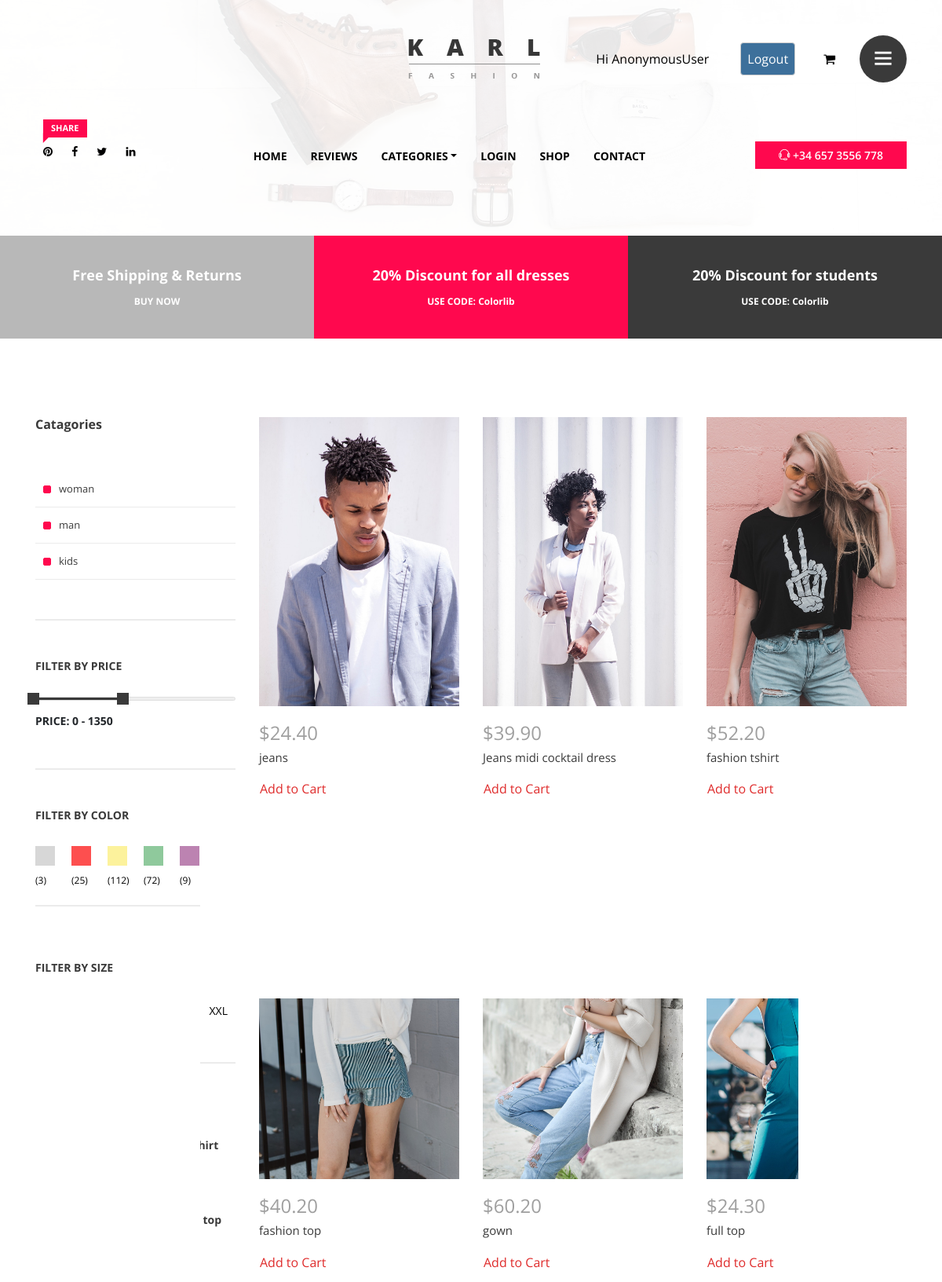
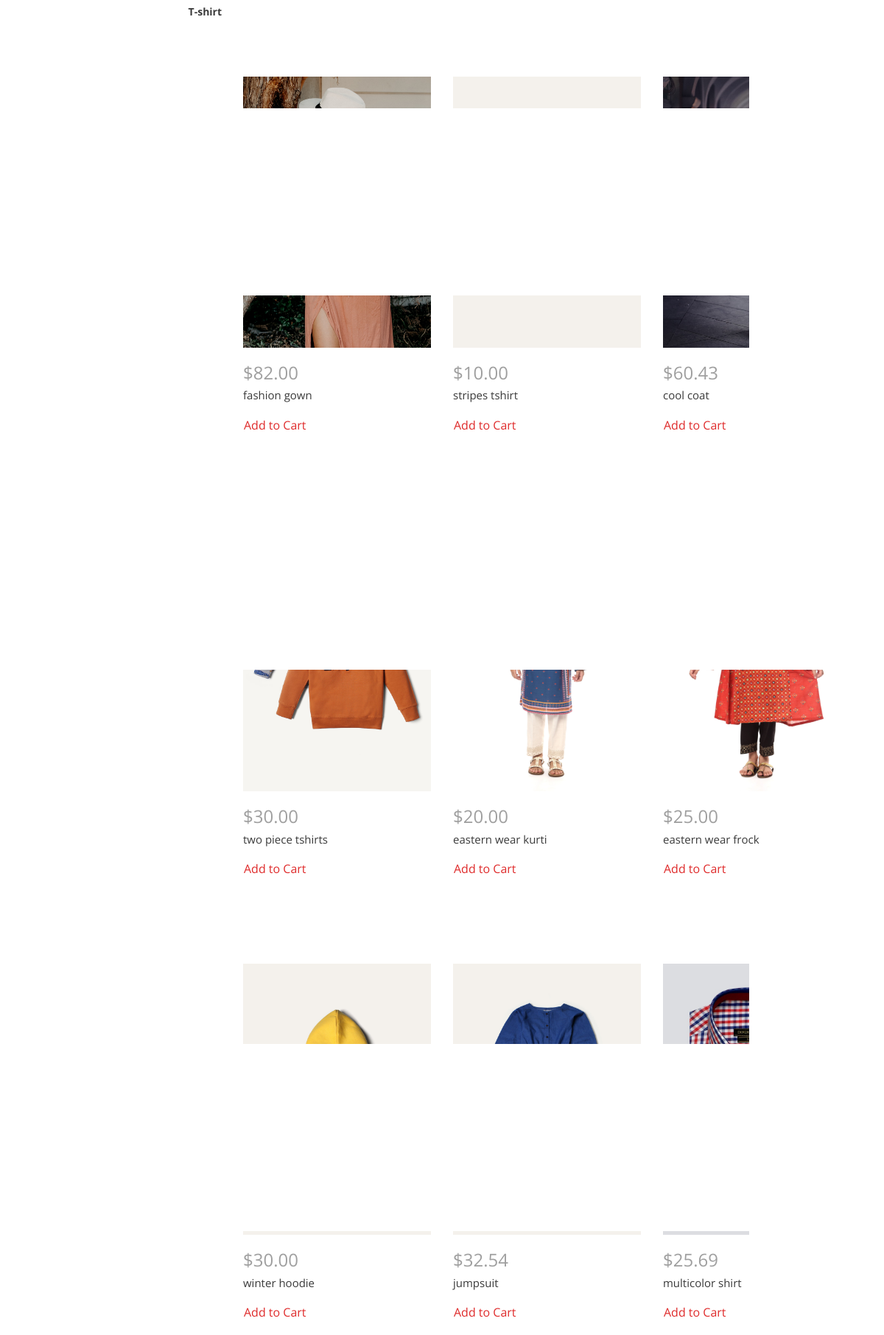
The app's page /shop/ (upper part) with its own data (2 pictures, top to bottom).
### karl_products/models.py (models this page shows, shortened)
class category(models.Model):
    name = models.CharField(max_length=10)

class product(models.Model):
    name = models.CharField(max_length=30)
    price= models.DecimalField(max_digits=10, decimal_places=2)
    color = models.CharField(max_length=10)
    detail = models.TextField(max_length=1000)
    featured = models.BooleanField()
    slug = models.SlugField(default="", null=False)
    category_id = models.ForeignKey('category',on_delete=models.CASCADE , related_name='product')
    image = models.ImageField(upload_to='static/img/product-img/',default='static/img/product-img/product-1.jpg')

### karl_products/views.py (the view)
# urls.py: path('shop/',views.shop, name='shop'),
def shop(request):
    data = category.objects.all()
    product_data = product.objects.all()
    return render(request, 'shop.html', {'category': data , 'product' : product_data})

### karl_products/context_processors.py (called while the page is built)
def cart_count(request):
    cart = Cart.objects.filter(user=request.user.id, active=True).first()
    count = cart.products.count() if cart else 0
    return {'cart_count': count}

### karl_products/templates/shop.html (shortened to what this page needs)
{% extends 'base.html' %}
{% block body %}
        <section class="shop_grid_area section_padding_100">
            <div class="container">
                <div class="row">
                    <div class="col-12 col-md-4 col-lg-3">
                        <div class="shop_sidebar_area">
                            <div class="widget catagory mb-50">
                                <div class="nav-side-menu">
                                    <h6 class="mb-0">Catagories</h6>
                                    <div class="menu-list">
                                        <ul id="menu-content2" class="menu-content collapse out">
                                            {% for category in category %}
                                            <li data-toggle="collapse" data-target="#women2">
                                                <a href="/category/{{ category.name }}">{{ category.name }}</a>
                                            </li>
                                            {% endfor %}
                                        </ul>
                                    </div>
                                </div>
                            </div>
                            <div class="widget price mb-50">
                                <h6 class="widget-title mb-30">Filter by Price</h6>
                                <div class="widget-desc">
                                    <div class="slider-range">
                                        <div data-min="0" data-max="3000" data-unit="$" class="slider-range-price ui-slider ui-slider-horizontal ui-widget ui-widget-content ui-corner-all" data-value-min="0" data-value-max="1350" data-label-result="Price:">
                                            <span class="ui-slider-handle ui-state-default ui-corner-all" tabindex="0"></span>
                                            <span class="ui-slider-handle ui-state-default ui-corner-all" tabindex="0"></span>
                                        </div>
                                        <div class="range-price">Price: 0 - 1350</div>
                                    </div>
                                </div>
                            </div>
                            <div class="widget color mb-70">
                                <h6 class="widget-title mb-30">Filter by Color</h6>
                                <div class="widget-desc">
                                    <ul class="d-flex justify-content-between">
                                        <li class="gray"><a href="#"><span>(3)</span></a></li>
                                        <li class="red"><a href="#"><span>(25)</span></a></li>
                                        <li class="yellow"><a href="#"><span>(112)</span></a></li>
                                        <li class="green"><a href="#"><span>(72)</span></a></li>
                                        <li class="teal"><a href="#"><span>(9)</span></a></li>
                                        <li class="cyan"><a href="#"><span>(29)</span></a></li>
                                    </ul>
                                </div>
                            </div>
                            <div class="widget size mb-50">
                                <h6 class="widget-title mb-30">Filter by Size</h6>
                                <div class="widget-desc">
                                    <ul class="d-flex justify-content-between">
                                        <li><a href="#">XS</a></li>
                                        <li><a href="#">S</a></li>
                                        <li><a href="#">M</a></li>
                                        <li><a href="#">L</a></li>
                                        <li><a href="#">XL</a></li>
                                        <li><a href="#">XXL</a></li>
                                    </ul>
                                </div>
                            </div>
                            <div class="widget recommended">
                                <h6 class="widget-title mb-30">Recommended</h6>
                                <div class="widget-desc">
                                    <div class="single-recommended-product d-flex mb-30">
                                        <div class="single-recommended-thumb mr-3">
                                        </div>
                                        <div class="single-recommended-desc">
                                            <h6>Men’s T-shirt</h6>
                                            <p>$ 39.99</p>
                                        </div>
                                    </div>
                                    <div class="single-recommended-product d-flex mb-30">
                                        <div class="single-recommended-thumb mr-3">
                                        </div>
                                        <div class="single-recommended-desc">
                                            <h6>Blue mini top</h6>
                                            <p>$ 19.99</p>
                                        </div>
                                    </div>
                                    <div class="single-recommended-product d-flex">
                                        <div class="single-recommended-thumb mr-3">
                                            <img src="../static/img/product-img/product-12.jpg" alt="">
                                        </div>
                                        <div class="single-recommended-desc">
                                            <h6>Women’s T-shirt</h6>
                                            <p>$ 39.99</p>
                                        </div>
                                    </div>
                                </div>
                            </div>
                        </div>
                    </div>
                    <div class="col-12 col-md-8 col-lg-9">
                        <div class="shop_grid_product_area">
                            <div class="row">
                                {% for product in product %}
                                <div class="col-12 col-sm-6 col-lg-4 single_gallery_item wow fadeInUpBig" data-wow-delay="0.2s">
                                    <a href="../single/{{ product.slug }}">
                                    <div class="product-img">
                                        <img src="../{{ product.image }}" alt="" style="width: 100%; height: 368px;">
                                    </div>
                                    <div class="product-description">
                                        <h4 class="product-price">${{ product.price }}</h4>
                                        <p>{{ product.name }}</p>
                                        <form method="POST" action="{% url 'add_to_cart' product.slug %}">
                                            <button type="submit" class="btn btn-primary add-to-cart-custom">Add to Cart</button>
                                        </form>
                                    </div>
                                </a>
                                    </div>
                                {% endfor %}
                            </div>
                                </div>
                            </div>
                        </div>
                    </div>
                </div>
{% endblock body %}

### karl_products/templates/base.html (shortened to what this page needs)
{% load static %}
<!DOCTYPE html>
<html lang="en">
<head>
    <link rel="stylesheet" href="../static/includes/slick/slick-theme.css">
    <link rel="stylesheet" href="../static/includes/slick/slick.css">
    <link rel="stylesheet" href="{% static 'css/core-style.css' %}">
    <link rel="stylesheet" href="{% static 'css/style.css' %}">
    <link href="{% static 'css/responsive.css' %}" rel="stylesheet">
</head>
<body>
    <div class="catagories-side-menu">
        <div id="sideMenuClose">
        </div>
        <div class="nav-side-menu">
            <div class="menu-list">
                <h6>Categories</h6>
                <ul id="menu-content" class="menu-content collapse out">
                    {% for category in category %}
                    <li data-toggle="collapse" data-target="#footwear" class="collapsed">
                        <a href="/category/{{ category.name }}">{{ category.name }}</a>
                    </li>
                    {% endfor %}
                </ul>
            </div>
        </div>
    </div>
    <div id="wrapper">
        <header class="header_area background-overlay-white" style="background-image: url(../../static/img/bg-img/bg-1.jpg);">
            <div class="top_header_area">
                <div class="container h-100">
                    <div class="row h-100 align-items-center justify-content-end">
                        <div class="col-12 col-lg-7">
                            <div class="top_single_area d-flex align-items-center">
                                <div class="top_logo">
                                    <a href="/index"><img src="\static/img/core-img/logo.png" alt=""></a>
                                </div>
                                <div class="header-cart-menu d-flex align-items-center ml-auto">
                                    <p style="text-transform: capitalize; color: black;">Hi {{ request.user }}</p>
                                    <p class="para-signup"><a style="color: white;" href="{% url 'logout' %}">Logout</a></p>
                                    <div class="cart-icon">
                                        <a href="{% url 'cart' %}" class="nav-link">
                                            <i class="fa fa-shopping-cart"></i>
                                        </a>
                                      </div>
                                    <div class="header-right-side-menu ml-15">
                                        <a href="#" id="sideMenuBtn"><i class="ti-menu" aria-hidden="true"></i></a>
                                    </div>
                                </div>
                            </div>
                        </div>
                    </div>
                </div>
            </div>
            <div class="main_header_area">
                <div class="container h-100">
                    <div class="row h-100">
                        <div class="col-12 d-md-flex justify-content-between">
                            <div class="header-social-area">
                                <a href="#"><span class="karl-level">Share</span> <i class="fa fa-pinterest" aria-hidden="true"></i></a>
                                <a href="#"><i class="fa fa-facebook" aria-hidden="true"></i></a>
                                <a href="#"><i class="fa fa-twitter" aria-hidden="true"></i></a>
                                <a href="#"><i class="fa fa-linkedin" aria-hidden="true"></i></a>
                            </div>
                            <div class="main-menu-area">
                                <nav class="navbar navbar-expand-lg align-items-start">
                                    <div class="collapse navbar-collapse align-items-start collapse" id="karl-navbar">
                                        <ul class="navbar-nav animated" id="nav">
                                            <li class="nav-item active"><a class="nav-link" href="/index">Home</a></li>
                                            <li class="nav-item active"><a class="nav-link" href="/review">Reviews</a></li>
                                            <li class="nav-item dropdown">
                                                <a class="nav-link dropdown-toggle" href="" id="karlDropdown" role="button" data-toggle="dropdown" aria-haspopup="true" aria-expanded="false">Categories</a>
                                            </li>
                                            <li class="nav-item"><a class="nav-link" href="/login">Login</a></li>
                                            <li class="nav-item"><a class="nav-link" href="/shop">Shop</a></li>
                                            <li class="nav-item"><a class="nav-link" href="/contact">Contact</a></li>
                                        </ul>
                                    </div>
                                </nav>
                            </div>
                            <div class="help-line">
                                <a href="tel:+346573556778"><i class="ti-headphone-alt"></i> +34 657 3556 778</a>
                            </div>
                        </div>
                    </div>
                </div>
            </div>
        </header>
        <section class="top-discount-area d-md-flex align-items-center">
            <div class="single-discount-area">
                <h5>Free Shipping &amp; Returns</h5>
                <h6><a href="#">BUY NOW</a></h6>
            </div>
            <div class="single-discount-area">
                <h5>20% Discount for all dresses</h5>
                <h6>USE CODE: Colorlib</h6>
            </div>
            <div class="single-discount-area">
                <h5>20% Discount for students</h5>
                <h6>USE CODE: Colorlib</h6>
            </div>
        </section>
{% block body %}{% endblock body %}

### records on screen
category: name "woman"
category: name "man"
category: name "kids"
product: image (picture), price "24.40", name "jeans"
product: image (picture), price "39.90", name "Jeans midi cocktail dress"
product: image (picture), price "52.20", name "fashion tshirt"
product: image (picture), price "40.20", name "fashion top"
product: image (picture), price "60.20", name "gown"
product: image (picture), price "24.30", name "full top"
product: image (picture), price "82.00", name "fashion gown"
product: image (picture), price "10.00", name "stripes tshirt"
product: image (picture), price "60.43", name "cool coat"
product: image (picture), price "30.00", name "two piece tshirts"
product: image (picture), price "20.00", name "eastern wear kurti"
product: image (picture), price "25.00", name "eastern wear frock"
product: image (picture), price "30.00", name "winter hoodie"
product: image (picture), price "32.54", name "jumpsuit"
product: image (picture), price "25.69", name "multicolor shirt"

### other values on screen
{{ request.user }} "AnonymousUser"
